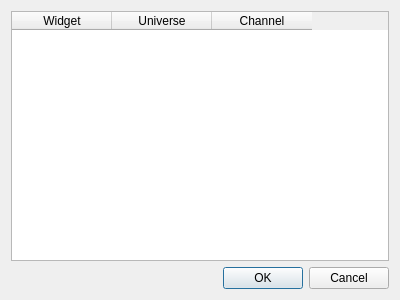
<?xml version="1.0" encoding="UTF-8"?>
<ui version="4.0" language="c++">
 <class>VCMultiInputEditor</class>
 <widget class="QDialog" name="VCMultiInputEditor">
  <property name="geometry">
   <rect>
    <x>0</x>
    <y>0</y>
    <width>400</width>
    <height>300</height>
   </rect>
  </property>
  <property name="windowTitle">
   <string>Batch Edit Inputs</string>
  </property>
  <layout class="QVBoxLayout" name="verticalLayout">
   <item>
    <widget class="QTableWidget" name="tableWidget">
     <column>
      <property name="text">
       <string>Widget</string>
      </property>
     </column>
     <column>
      <property name="text">
       <string>Universe</string>
      </property>
     </column>
     <column>
      <property name="text">
       <string>Channel</string>
      </property>
     </column>
    </widget>
   </item>
   <item>
    <layout class="QHBoxLayout" name="horizontalLayout">
     <item>
      <spacer name="horizontalSpacer">
       <property name="orientation">
        <enum>Qt::Horizontal</enum>
       </property>
       <property name="sizeHint" stdset="0">
        <size>
         <width>40</width>
         <height>20</height>
        </size>
       </property>
      </spacer>
     </item>
     <item>
      <widget class="QPushButton" name="okButton">
       <property name="text">
        <string>OK</string>
       </property>
      </widget>
     </item>
     <item>
      <widget class="QPushButton" name="cancelButton">
       <property name="text">
        <string>Cancel</string>
       </property>
      </widget>
     </item>
    </layout>
   </item>
  </layout>
 </widget>
 <resources/>
</ui>
